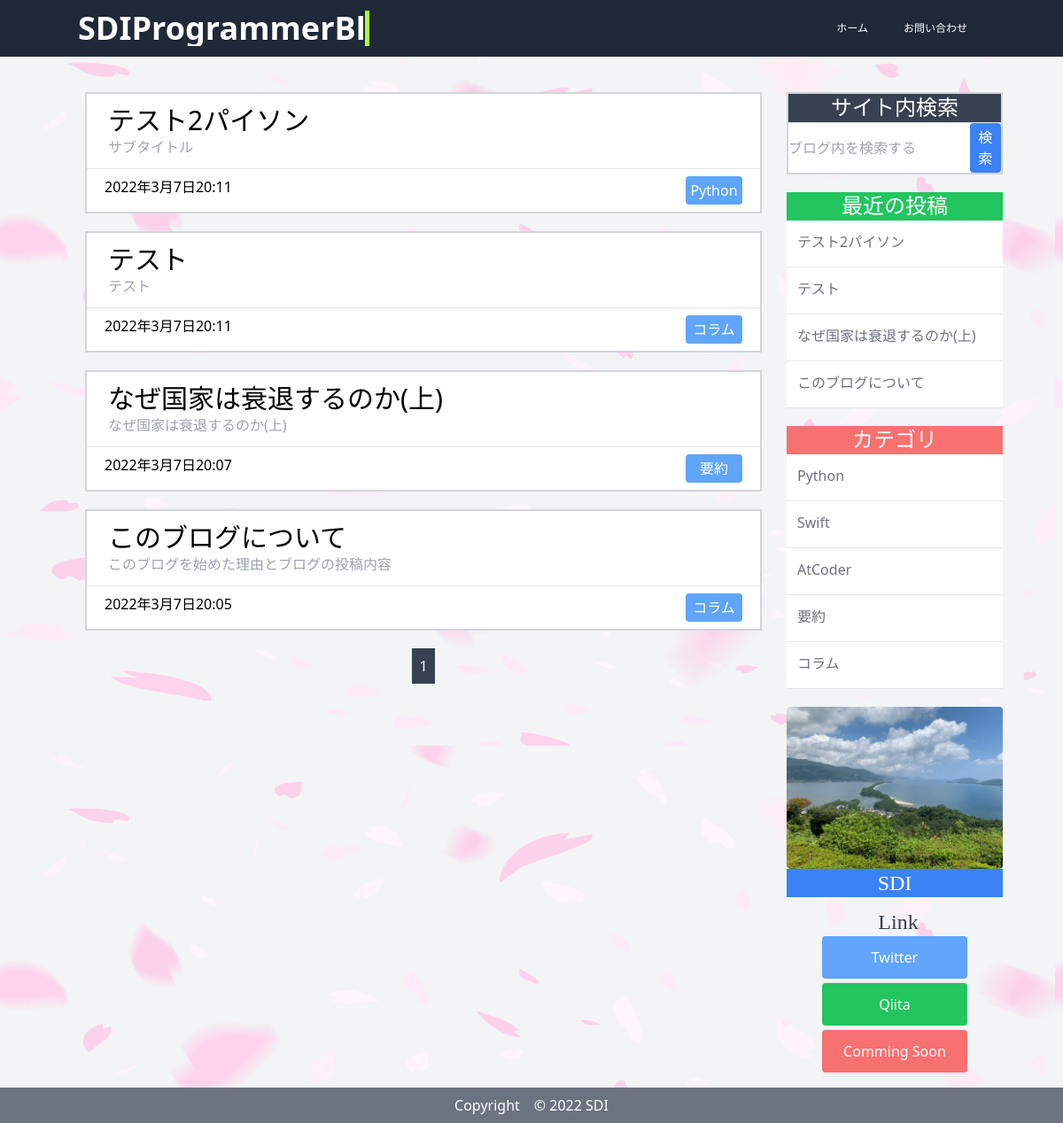
The app's page /, older data.
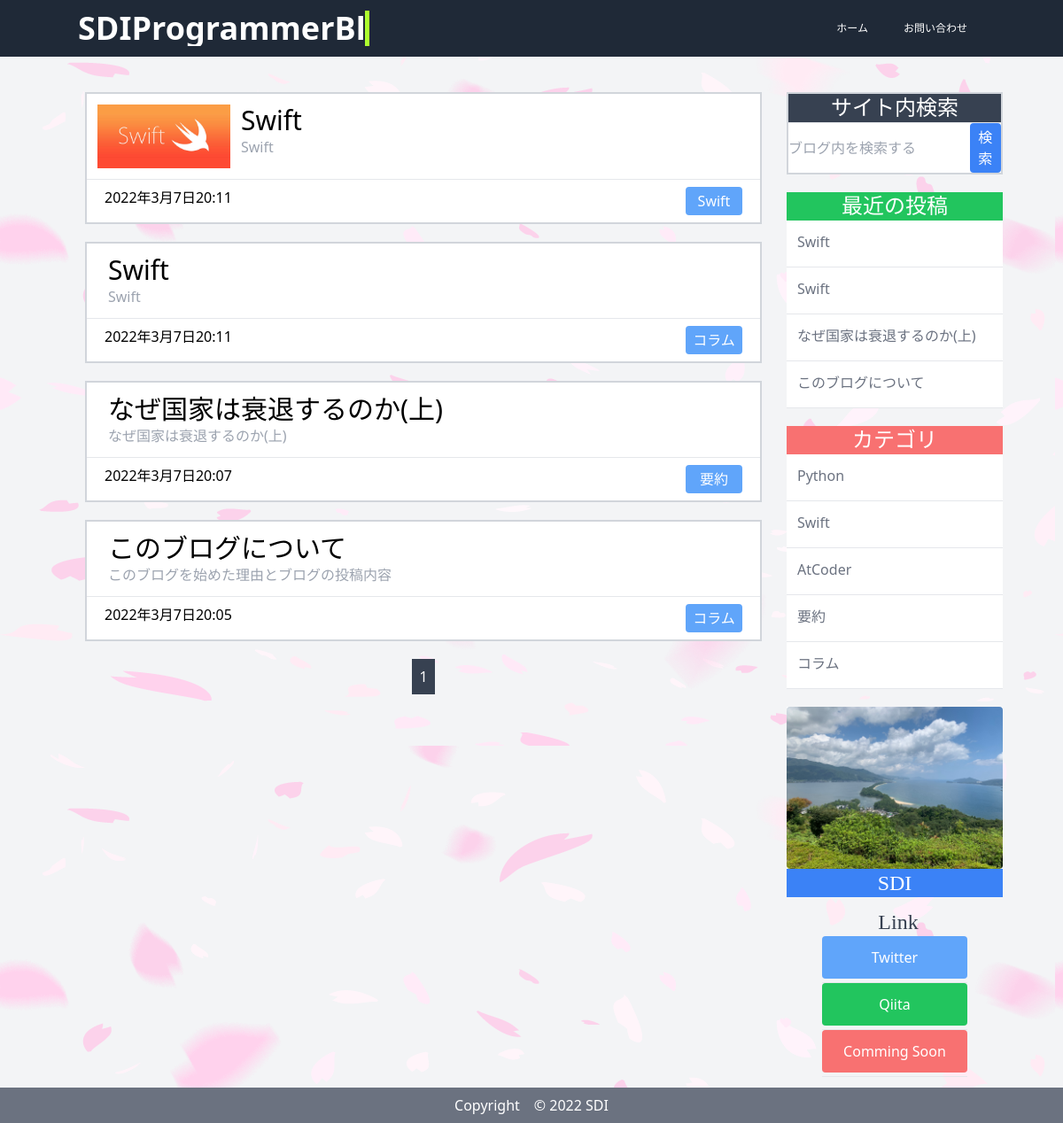
The same page, newer data.
### app/models.py (models this page shows, shortened)
class Post(models.Model):
    auther  = models.ForeignKey(settings.AUTH_USER_MODEL,on_delete=models.CASCADE)
    title   = models.CharField("タイトル",max_length=50)
    category = models.ForeignKey(Category,verbose_name="カテゴリ",on_delete=models.PROTECT)
    subtitle = models.CharField("サブタイトル",max_length=100)
    image   = models.ImageField(upload_to="images", verbose_name="画像",null=True, blank=True)
    content = MDTextField()
    created = models.DateTimeField("作成日",default=timezone.now)

class Category(models.Model):
    name = models.CharField("カテゴリ",max_length=20)
    def __str__(self):
        return self.name

### app/views.py (the view)
# urls.py: path('',views.IndexView.as_view(),name="index"),
class IndexView(View):
    def get(self, request, *args, **kwargs ):
        p = Paginator(Post.objects.order_by("-id"),10)
        page = request.GET.get("page")
        posts = p.get_page(page)
        latest_data = Post.objects.order_by("-id")[:5]
        return render(request, "app/index.html",{
            "latest_data":latest_data,
            "posts" : posts
        })

### app/context_processors.py (called while the page is built)
def common(request):
    category_data = Category.objects.all
    content = {
        "category_data":category_data
    }
    return content

### app/templates/app/index.html (shortened to what this page needs)
{% extends 'app/base.html' %}
{% load markdown_extras %}
{% load  static %}
{% block content %}
     {% for post in posts %}
        <div class=" bg-white overflow-hidden  border-solid border-gray-300 border-2 mb-3 md:border-3  md:mb-5 hover:scale-105 hover:shadow-xl  transition ease-in-out duration-200" >
            <a href="{% url "post_detail" post.id %}" class="text-sm  md:text-base ">
                <div class="flex m-3">
                    {% if post.image %}
                        <img class="my-0" src="{{ post.image.url }}" width="150">
                    {% endif %}
                   <div class="px-3">
                        <h1 class="text-2xl md:text-3xl">{{ post.title}}</h1>
                        <p class="text-gray-400  md:text-base">{{ post.subtitle}}</p>
                   </div>
                </div>
                <hr>
                <div class="flex justify-between px-3">
                    <h4 class=" m-2">{{ post.created }}</h4 >
                    <a href="{% url "category" post.category %}"class = " m-2 p-1 w-16 text-center text-white bg-blue-400 rounded">{{ post.category }}</a>
                </div>
            </a>
         </div>
    {% endfor %}
 {% endblock content %}
{% block pagenator %}
        <ul class="flex justify-around">
            <div class="flex">
                {% for num in posts.paginator.page_range %}
                {% if posts.number == num  %}
                    <li class="mx-3 p-2 bg-gray-700 text-white">{{ num }}</li>
                {% elif num > posts.number|add:'-3' and num < posts.number|add:'3' %}
                    <li class="mx-3 p-2"><a href="?page={{ num }}">{{ num }}</a></li>
                {% endif %}
            {% endfor %}
            </div>
        </ul>
{% endblock pagenator %}

### app/templates/app/base.html (shortened to what the changed rows need)
{% load  static %}
<!DOCTYPE html>
<html lang="ja">
<head>
    <link href="{% static 'mdeditor/css/editormd.min.css' %}" rel="stylesheet">
    <link href="{% static 'mdeditor/css/editormd.preview.css' %}" rel="stylesheet">
    <link rel="stylesheet" href="{% static "css/style.css" %} ">
    <link rel="stylesheet" href="{% static "css/style.min.css" %}">
    <link rel="stylesheet" href="{% static "css/animation.css" %} ">
    <script src="https://cdn.tailwindcss.com"></script>
</head>
<div class="bg-gray-800 px-5" >
    <header class="container mx-auto text-white pt-5 md:pt-0" >
        <div class="md:flex justify-between items-center">
            <h1 class="header-title text-2xl font-semibold md:text-4xl">
                <a class="block typing hover:scale-110 " href="{% url "index"%}">SDIProgrammerBlog</a>
            </h1>
        </div>
    </header>
</div>
<body class="bg-gray-100 w-full h-full "style="background-image: url({% static 'images/hana.png' %});" >
    <main　class="">
        <div class="container mx-auto  mt-0 md:grid grid-cols-4 gap-4 md:mt-10">
            <div  class="col-span-3 w-full mx-2">
                {% block content %}
                {% endblock %}
            </div>
            <div class="w-full m-0  pt-5 md: inline-block md:ml-5 md:pt-0 ">
                <div class="mb-5 border-solid border-gray-300 border-2 bg-white" >
                    <h1 class="text-2xl text-center  font-serif  text-white bg-gray-700">サイト内検索</h1>
                </div>
                <ul class="bg-white mb-5">
                    <h1 class="text-2xl text-center text-white font-serif bg-green-500 block ">最近の投稿</h1>
                    {% for latest in latest_data %}
                        <li><a href="{% url "post_detail" latest.id %}" class="block text-left bg-white text-gray-500 p-3 mb-1 hover:scale-110 hover:text-black">{{ latest.title }}</a></li>
                    {% endfor %}
                </ul>
                <div class="mb-5">
                    <h1 class="text-2xl text-center  font-serif bg-red-400 text-white">カテゴリ</h1>
                </div>
                <div class="bg-white m-auto py-3  w-full mb-3 md:py-0 md: m-0">
                    <div class="flex md:inline-block">
                        <div class="">
                            <h1 class="bg-blue-500 text-2xl text-center text-white font-serif">SDI</h1>
                        </div>
                    </div>
                </div>
                <h1 class="text-2xl text-gray-700 text-center font-serif md:ml-2">Link</h1>
            </div>
        </div>
    </main>
</body>
</html>

Row changes from the older to the newer data that the page shows:
changed Post (number 1 of 4 on the later page): image: picture added; title "テスト2パイソン" → "Swift"; subtitle "サブタイトル" → "Swift"; category "Python" → "Swift"
changed Post (number 2 of 4 on the later page): title "テスト" → "Swift"; subtitle "テスト" → "Swift"
